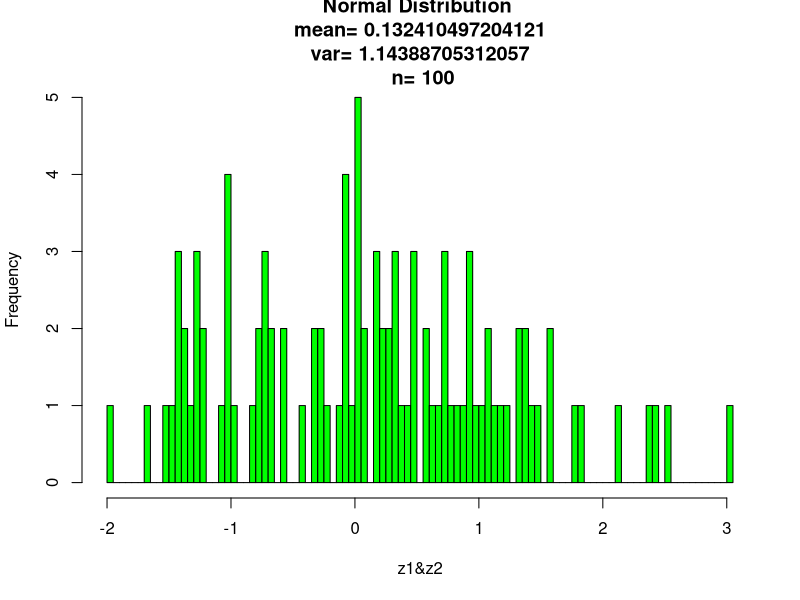
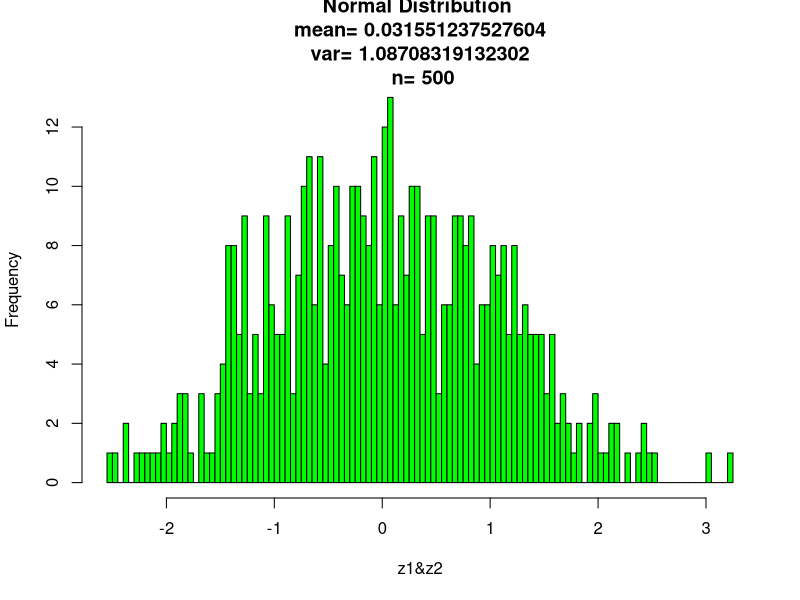
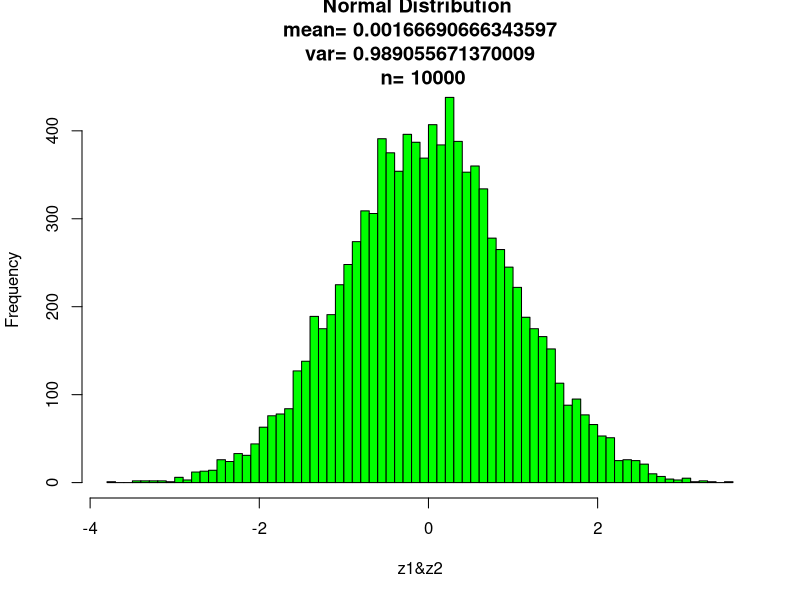

Recreate these plots in R, in order.
#################Box-Muller Method#################
z1<-vector()
z2<-vector()
u1<-vector()
u2<-vector()
R<-vector()
V<-vector()

main<-function(n)
{
	set.seed(7919)
	u1=runif(n)
	set.seed(2003)
	u2=runif(n)
	mean<-0
	for(i in 1:n)
	{
		R[i]=-2*log(u1[i])
		V[i]=2*pi*u2[i]
		z1[i]=sqrt(R[i])*cos(V[i])
		z2[i]=sqrt(R[i])*sin(V[i])
		mean=mean+z1[i]+z2[i]
	}
	t=2*n
	for(i in (n+1):t )
	{
		z1[i]=z2[i-n]
	}
	mean<-mean/t
	print(var(z1))
	print(mean)
	hist(z1,breaks=100,border="black",col="green",xlab="z1&z2",
	main=paste("Normal Distribution","\n","mean=",paste(mean),"\n",
	"var=",paste(var(z1)),"\n","n=",paste(2*n)))
}
main(50)
x11()
main(250)
x11()
main(5000)
